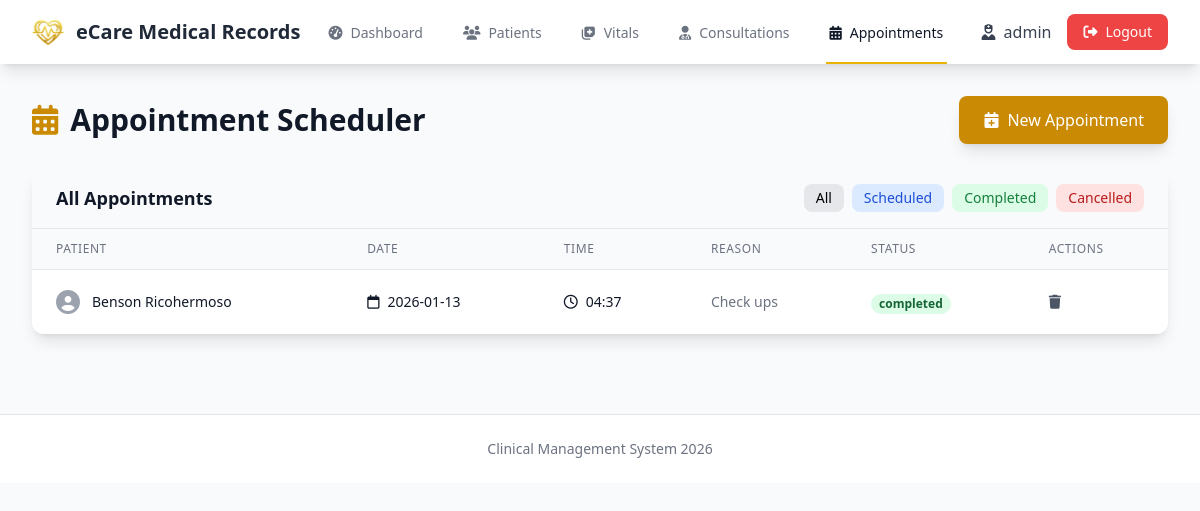
Before: /appointments (signed in) with the older database file.
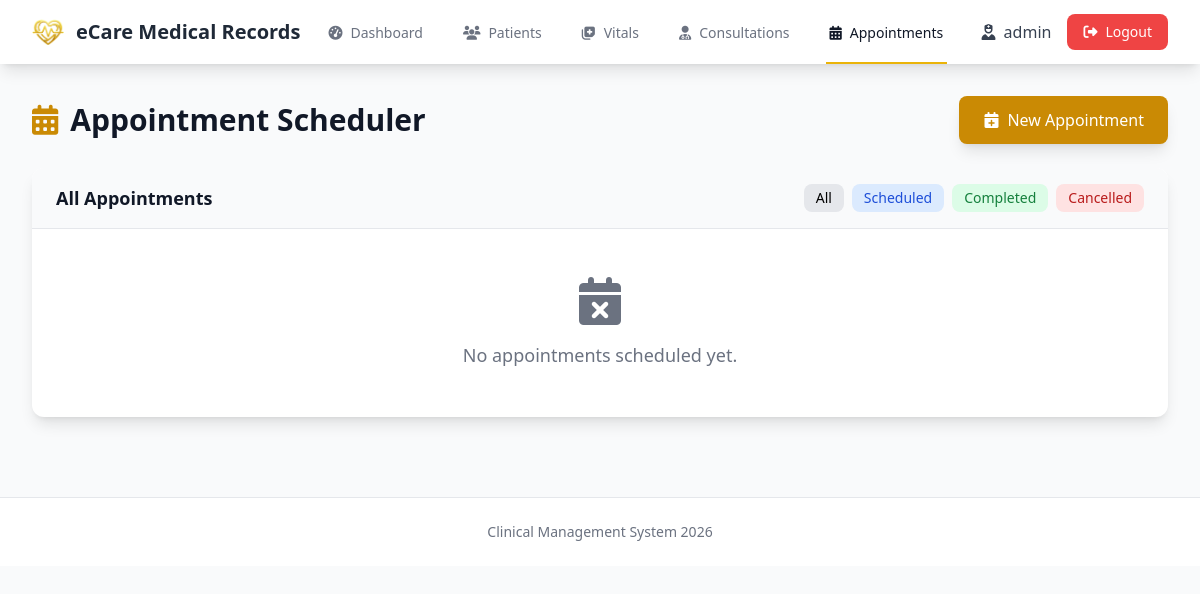
After: the same page with the newer database file.
### tables this page shows
CREATE TABLE appointments (
            id INTEGER PRIMARY KEY AUTOINCREMENT,
            patient_id INTEGER NOT NULL,
            date DATE NOT NULL,
            time TIME NOT NULL,
            reason TEXT NOT NULL,
            status TEXT DEFAULT 'scheduled',
            notes TEXT,
            created_at TIMESTAMP DEFAULT CURRENT_TIMESTAMP,
            FOREIGN KEY (patient_id) REFERENCES patients (id) ON DELETE CASCADE
        );

CREATE TABLE patients (
            id INTEGER PRIMARY KEY AUTOINCREMENT,
            name TEXT NOT NULL,
            date_of_birth TEXT NOT NULL,
            gender TEXT NOT NULL,
            blood_type TEXT,
            allergies TEXT,
            contact TEXT,
            address TEXT,
            payment_method TEXT,
            created_at TIMESTAMP DEFAULT CURRENT_TIMESTAMP,
            updated_at TIMESTAMP DEFAULT CURRENT_TIMESTAMP
        );

### app.py (the view)
@app.route('/appointments')
@login_required
def appointments():
    db = get_db()
    patients_list = db.execute('SELECT * FROM patients ORDER BY name').fetchall()
    all_appointments = db.execute(
        '''SELECT a.*, p.name as patient_name
           FROM appointments a
           JOIN patients p ON a.patient_id = p.id
           ORDER BY a.date DESC, a.time DESC'''
    ).fetchall()
    return render_template('appointments.html', patients=patients_list, appointments=all_appointments)

### app.py (called while the page is built)
def login_required(f):
    @wraps(f)
    def decorated_function(*args, **kwargs):
        if 'user_id' not in session:
            flash('Please log in to access this page.', 'warning')
            return redirect(url_for('login'))
        return f(*args, **kwargs)
    return decorated_function

### models/database.py (called while the page is built)
def get_db():
    if 'db' not in g:
        g.db = sqlite3.connect(
            current_app.config['DATABASE'],
            detect_types=sqlite3.PARSE_DECLTYPES
        )
        g.db.row_factory = sqlite3.Row
        g.db.execute('PRAGMA foreign_keys = ON')
    return g.db

### templates/appointments.html (shortened to what this page needs)
{% extends "layout.html" %}
{% block content %}
<div class="slide-in">
    <div class="flex justify-between items-center mb-6">
        <h1 class="text-3xl font-bold text-gray-900">
            <i class="fas fa-calendar-alt mr-3 text-yellow-600"></i>Appointment Scheduler
        </h1>
        <button onclick="openAppointmentModal()"
                class="bg-yellow-600 hover:bg-yellow-700 text-white px-6 py-3 rounded-lg font-medium shadow-lg">
            <i class="fas fa-calendar-plus mr-2"></i>New Appointment
        </button>
    </div>
    <div class="bg-white rounded-xl shadow-lg overflow-hidden">
        <div class="px-6 py-4 bg-gray-50 border-b flex justify-between items-center">
            <h2 class="text-lg font-semibold text-gray-900">All Appointments</h2>
            <div class="flex gap-2">
                <button onclick="filterAppointments('all')" class="px-3 py-1 text-sm rounded-lg bg-gray-200 hover:bg-gray-300">All</button>
                <button onclick="filterAppointments('scheduled')" class="px-3 py-1 text-sm rounded-lg bg-blue-100 text-blue-700 hover:bg-blue-200">Scheduled</button>
                <button onclick="filterAppointments('completed')" class="px-3 py-1 text-sm rounded-lg bg-green-100 text-green-700 hover:bg-green-200">Completed</button>
                <button onclick="filterAppointments('cancelled')" class="px-3 py-1 text-sm rounded-lg bg-red-100 text-red-700 hover:bg-red-200">Cancelled</button>
            </div>
        </div>
        {% if appointments %}
        <div class="overflow-x-auto">
            <table class="min-w-full divide-y divide-gray-200">
                <thead class="bg-gray-50">
                    <tr>
                        <th class="px-6 py-3 text-left text-xs font-medium text-gray-500 uppercase tracking-wider">Patient</th>
                        <th class="px-6 py-3 text-left text-xs font-medium text-gray-500 uppercase tracking-wider">Date</th>
                        <th class="px-6 py-3 text-left text-xs font-medium text-gray-500 uppercase tracking-wider">Time</th>
                        <th class="px-6 py-3 text-left text-xs font-medium text-gray-500 uppercase tracking-wider">Reason</th>
                        <th class="px-6 py-3 text-left text-xs font-medium text-gray-500 uppercase tracking-wider">Status</th>
                        <th class="px-6 py-3 text-left text-xs font-medium text-gray-500 uppercase tracking-wider">Actions</th>
                    </tr>
                </thead>
                <tbody class="bg-white divide-y divide-gray-200" id="appointmentsTable">
                    {% for appointment in appointments %}
                    <tr class="hover:bg-gray-50 appointment-row" data-status="{{ appointment.status }}">
                        <td class="px-6 py-4 whitespace-nowrap">
                            <div class="flex items-center">
                                <i class="fas fa-user-circle text-gray-400 text-2xl mr-3"></i>
                                <span class="text-sm font-medium text-gray-900">{{ appointment.patient_name }}</span>
                            </div>
                        </td>
                        <td class="px-6 py-4 whitespace-nowrap text-sm text-gray-900">
                            <i class="far fa-calendar mr-2"></i>{{ appointment.date }}
                        </td>
                        <td class="px-6 py-4 whitespace-nowrap text-sm text-gray-900">
                            <i class="far fa-clock mr-2"></i>{{ appointment.time }}
                        </td>
                        <td class="px-6 py-4 text-sm text-gray-500">
                            {{ appointment.reason }}
                        </td>
                        <td class="px-6 py-4 whitespace-nowrap">
                            <span class="px-2 inline-flex text-xs leading-5 font-semibold rounded-full
                                {% if appointment.status == 'scheduled' %}bg-blue-100 text-blue-800
                                {% elif appointment.status == 'completed' %}bg-green-100 text-green-800
                                {% elif appointment.status == 'cancelled' %}bg-red-100 text-red-800
                                {% else %}bg-yellow-100 text-yellow-800{% endif %}">
                                {{ appointment.status }}
                            </span>
                        </td>
                        <td class="px-6 py-4 whitespace-nowrap text-sm font-medium">
                            <a href="{{ url_for('delete_appointment', id=appointment.id) }}"
                               onclick="return confirm('Are you sure you want to delete this appointment?')"
                               class="text-gray-600 hover:text-gray-900" title="Delete">
                                <i class="fas fa-trash"></i>
                            </a>
                        </td>
                    </tr>
                    {% endfor %}
                </tbody>
            </table>
        </div>
        {% else %}
        <div class="text-center py-12 text-gray-500">
            <i class="fas fa-calendar-times text-5xl mb-4"></i>
            <p class="text-lg">No appointments scheduled yet.</p>
        </div>
        {% endif %}
    </div>
</div>
{% endblock %}

### templates/layout.html (shortened to what this page needs)
<!DOCTYPE html>
<html lang="en">
<head>
    <script src="https://cdn.tailwindcss.com"></script>
    <link rel="stylesheet" href="https://cdnjs.cloudflare.com/ajax/libs/font-awesome/6.4.0/css/all.min.css">
    <link rel="stylesheet" href="{{ url_for('static', filename='css/custom.css') }}">
</head>
<body class="bg-gray-50 min-h-screen">
    {% if session.user_id %}
    <nav class="bg-white shadow-lg">
        <div class="max-w-7xl mx-auto px-4 sm:px-6 lg:px-8">
            <div class="flex justify-between h-16">
                <div class="flex">
                    <div class="flex-shrink-0 flex items-center">
                        <img src="{{ url_for('static', filename='images/heart-logo.png') }}" alt="Heart Logo" class="w-8 h-8 object-contain mr-3">
                        <span class="text-xl font-bold text-gray-800">eCare Medical Records</span>
                    </div>
                    <div class="hidden sm:ml-6 sm:flex sm:space-x-8">
                        <a href="{{ url_for('dashboard') }}"
                           class="{% if request.endpoint == 'dashboard' %}border-yellow-500 text-gray-900{% else %}border-transparent text-gray-500 hover:border-gray-300 hover:text-gray-700{% endif %} inline-flex items-center px-1 pt-1 border-b-2 text-sm font-medium">
                            <i class="fas fa-tachometer-alt mr-2"></i> Dashboard
                        </a>
                        <a href="{{ url_for('patients') }}"
                           class="{% if request.endpoint == 'patients' %}border-yellow-500 text-gray-900{% else %}border-transparent text-gray-500 hover:border-gray-300 hover:text-gray-700{% endif %} inline-flex items-center px-1 pt-1 border-b-2 text-sm font-medium">
                            <i class="fas fa-users mr-2"></i> Patients
                        </a>
                        <a href="{{ url_for('vitals') }}"
                           class="{% if request.endpoint == 'vitals' %}border-yellow-500 text-gray-900{% else %}border-transparent text-gray-500 hover:border-gray-300 hover:text-gray-700{% endif %} inline-flex items-center px-1 pt-1 border-b-2 text-sm font-medium">
                            <i class="fas fa-notes-medical mr-2"></i> Vitals
                        </a>
                        <a href="{{ url_for('consultations') }}"
                           class="{% if request.endpoint == 'consultations' %}border-yellow-500 text-gray-900{% else %}border-transparent text-gray-500 hover:border-gray-300 hover:text-gray-700{% endif %} inline-flex items-center px-1 pt-1 border-b-2 text-sm font-medium">
                            <i class="fas fa-user-md mr-2"></i> Consultations
                        </a>
                        <a href="{{ url_for('appointments') }}"
                           class="{% if request.endpoint == 'appointments' %}border-yellow-500 text-gray-900{% else %}border-transparent text-gray-500 hover:border-gray-300 hover:text-gray-700{% endif %} inline-flex items-center px-1 pt-1 border-b-2 text-sm font-medium">
                            <i class="fas fa-calendar-alt mr-2"></i> Appointments
                        </a>
                    </div>
                </div>
                <div class="flex items-center">
                    <span class="text-gray-700 mr-4">
                        <i class="fas fa-user-nurse mr-2"></i>{{ session.username }}
                    </span>
                    <a href="{{ url_for('logout') }}"
                       class="bg-red-500 hover:bg-red-600 text-white px-4 py-2 rounded-lg text-sm font-medium">
                        <i class="fas fa-sign-out-alt mr-2"></i>Logout
                    </a>
                </div>
            </div>
        </div>
    </nav>
    {% endif %}
    <main class="max-w-7xl mx-auto px-4 sm:px-6 lg:px-8 py-8">
        {% block content %}{% endblock %}
    </main>
    <footer class="bg-white border-t mt-12">
        <div class="max-w-7xl mx-auto px-4 sm:px-6 lg:px-8 py-6">
            <p class="text-center text-gray-500 text-sm">
                Clinical Management System 2026
            </p>
        </div>
    </footer>
</body>
</html>

### templates/layout.html (style rules this page uses)
* { box-sizing: border-box; margin: 0; padding: 0; }
body { font-family: system-ui, -apple-system, sans-serif; line-height: 1.6; }
.slide-in { animation: slideIn 0.3s ease-out; }

Changed rows visible on the page:
removed appointments: patient_name "Benson Ricohermoso", date "2026-01-13", time "04:37", reason "Check ups", status "completed"
Other visible differences:
text no longer shown: "PATIENT DATE TIME REASON STATUS ACTIONS"
text now shown: "No appointments scheduled yet."
